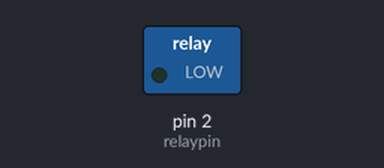
The sketch below on a simulated Arduino Uno, built with avr-gcc and run on an emulated ATmega328P. Parts: switched loads named in the sketch (green lamp = pin HIGH). What the sketch prints to the serial monitor is not drawn.

Above: at 0.1 s.
At 1.1 s:
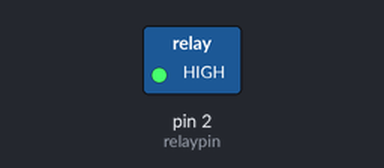
Timing chart, 0 to 8.5 s (numbered marks = the images above):
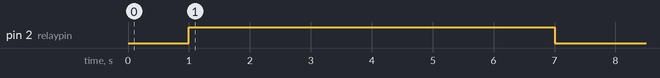

The sketch:

soil_moisture.ino
```cpp
int moisture;  // 土壤湿度
int dry = 590;
int middle = 398;   //中速
int wet = 396;
int relaypin = 2; //继电器引脚
int highWaterTime = 10*1000;  // 高档浇水时间（5秒，干土时）
int mediumWaterTime = 6000; // 中档浇水时间（2秒，中等湿度时）

void setup() {
  Serial.begin(9600);  //如果没有此代码，则无法通信
  pinMode(A1,INPUT);   //该代码可以使A0接受模式
  pinMode(relaypin, OUTPUT);   // D2为输出脚（控制继电器）
  digitalWrite(relaypin,LOW);  //继电器初始停止

}

void loop() {
  moisture =analogRead(A1);
  Serial.print("土壤湿度量：");
  Serial.println(moisture);
  (delay(1*1000));
  //优化三级干湿度判断，方便控制出水量
  if (moisture < 666) {
    if (moisture >= dry) {
      // 土壤干，执行高档浇水
      Serial.print("土壤较干，执行浇水：");
      digitalWrite(relaypin, HIGH);
      Serial.println("大功率浇水，时长10秒");
      delay(highWaterTime);
      digitalWrite(relaypin, LOW);
      Serial.println("over");
    }else if (moisture >= middle){
      // 土壤中等湿度，执行中档浇水（短时间浇水）
      digitalWrite(relaypin, HIGH);
      Serial.print("土壤较干，执行浇水：");
      Serial.println("中功率浇水，时长5秒");
      delay(mediumWaterTime); // 中档浇水2秒（可调整）
      digitalWrite(relaypin, LOW); // 浇水结束，关闭水泵
      Serial.println("over");
    } else if (moisture >= wet){
      // 土壤湿，停止浇水（防止烂根）
      digitalWrite(relaypin, LOW);
      Serial.println("over");
    }
  }
  delay(28800000);
}
```

Measured:
- by itself, pin 2 (relaypin): LOW → HIGH at 1.0 s, → LOW 6.0 s later
